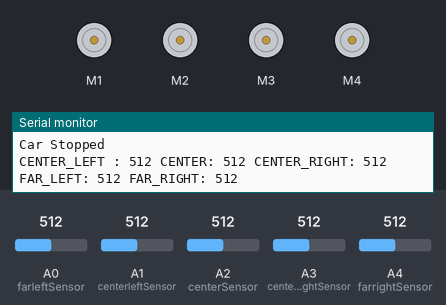
Simulated run of this sketch. Board: Arduino Uno, built with avr-gcc and run on an emulated ATmega328P. On the bench: 4 × DC motor (green arrow = forward, orange = backward, longer = faster), the last lines printed to the serial monitor. The inputs (shaded band) are chosen by the test bench; at power-on: A0 (farleftSensor) = 512, A2 (centerSensor) = 512, A1 (centerleftSensor) = 512, A3 (centerrightSensor) = 512, A4 (farrightSensor) = 512.

Above: at 1.2 s.
1.3 s: A0 (farleftSensor) set to 492
At 2.3 s:
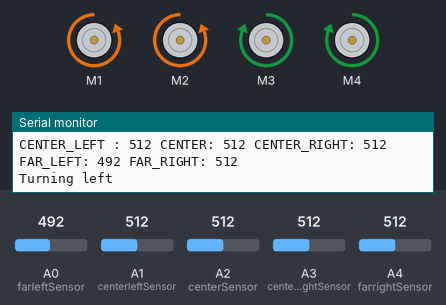
2.9 s: A2 (centerSensor) set to 488
At 4.0 s:
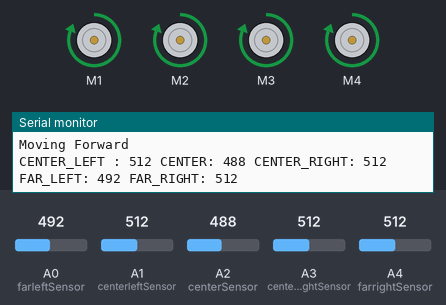
4.4 s: A1 (centerleftSensor) set to 110
7.4 s: A1 (centerleftSensor) set to 93
13.4 s: A2 (centerSensor) set to 510
At 14.5 s:
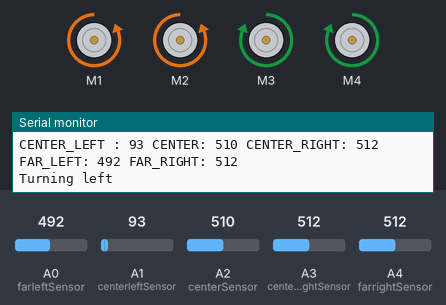
Timing chart, 0 to 15.9 s (numbered marks = the images above; inputs shaded):
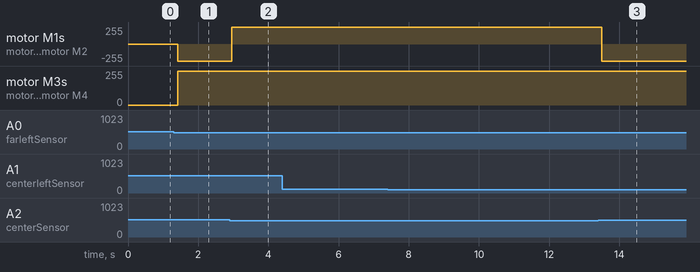

The sketch:

sketch_oct10a.ino
```cpp
#include <AFMotor.h>

// Define motor objects for 4 motors
AF_DCMotor motor1(1);  // Front Left Motor
AF_DCMotor motor2(2);  // Front Right Motor
AF_DCMotor motor3(3);  // Back Left Motor
AF_DCMotor motor4(4);  // Back Right Motor

// Define sensor pins
const int centerleftSensor = A1;  // Left sensor
const int centerrightSensor = A3;  // Center sensor
const int centerSensor  = A2;  // Right sensor
const int farleftSensor = A0;  // Front Left sensor
const int farrightSensor = A4;  // Front Right sensor

void setup() {
  Serial.begin(9600);  // Start the serial communication for debugging

  // Set all motors to maximum speed
  motor1.setSpeed(255);
  motor2.setSpeed(255);
  motor3.setSpeed(255);
  motor4.setSpeed(255);
}

void loop() {
  int centerleftValue = analogRead(centerleftSensor);
  int centerValue = analogRead(centerSensor);
  int centerrightValue = analogRead(centerrightSensor);
  int farleftValue = analogRead(farleftSensor);
  int farrightValue = analogRead(farrightSensor);

  // Debugging: Print sensor values
  Serial.print("CENTER_LEFT : "); Serial.print(centerleftValue);
  Serial.print(" CENTER: "); Serial.print(centerValue);
  Serial.print(" CENTER_RIGHT: "); Serial.print(centerrightValue);
  Serial.print(" FAR_LEFT: "); Serial.print(farleftValue);
  Serial.print(" FAR_RIGHT: "); Serial.println(farrightValue);

  // Simple line following logic
  if (centerValue < 500) {  // Assuming values below 500 indicate line
    forward();
  } else if (centerleftValue < 500 || farleftValue < 500) {
   turnLeft();  // If the left sensor is on the line, turn right
  } else if (centerrightValue < 500 || farrightValue < 500) {
    turnRight();  // If the right sensor is on the line, turn left
  } else {
    stopCar();  // Stop if no line is detected
  }

  delay(100);  // Adjust the delay as needed for smooth operation
}

void forward() {
  motor1.run(FORWARD);
  motor2.run(FORWARD);
  motor3.run(FORWARD);
  motor4.run(FORWARD);
  Serial.println("Moving Forward");
}

void backward() {
  motor1.run(BACKWARD);
  motor2.run(BACKWARD);
  motor3.run(BACKWARD);
  motor4.run(BACKWARD);
  Serial.println("Moving Backward");
}

void stopCar() {
  motor1.run(RELEASE);
  motor2.run(RELEASE);
  motor3.run(RELEASE);
  motor4.run(RELEASE);
  Serial.println("Car Stopped");
}

void turnLeft() {
  motor1.run(BACKWARD);
  motor2.run(BACKWARD);
  motor3.run(FORWARD);
  motor4.run(FORWARD);
  Serial.println("Turning left");
}

void turnRight() {
  motor1.run(FORWARD);
  motor2.run(FORWARD);
  motor3.run(BACKWARD);
  motor4.run(BACKWARD);
  Serial.println("Turning Right");
}
```

Measured:
- the behaviour switches between 500 and 499 on A0 (farleftSensor) (found by bisection; images 0 and 1)
- the behaviour switches between 500 and 499 on A2 (centerSensor) (found by bisection; images 1 and 2)
- after the input at 1.3 s, motor M1, motor M2: stopped → backward 255/255 after 0.12 s; motor M3, motor M4: stopped → forward 255/255 after 0.12 s
- after the input at 2.9 s, motor M1, motor M2: backward 255/255 → forward 255/255 after 0.06 s
- after the input at 13.4 s, motor M1, motor M2: forward 255/255 → backward 255/255 after 0.10 s
